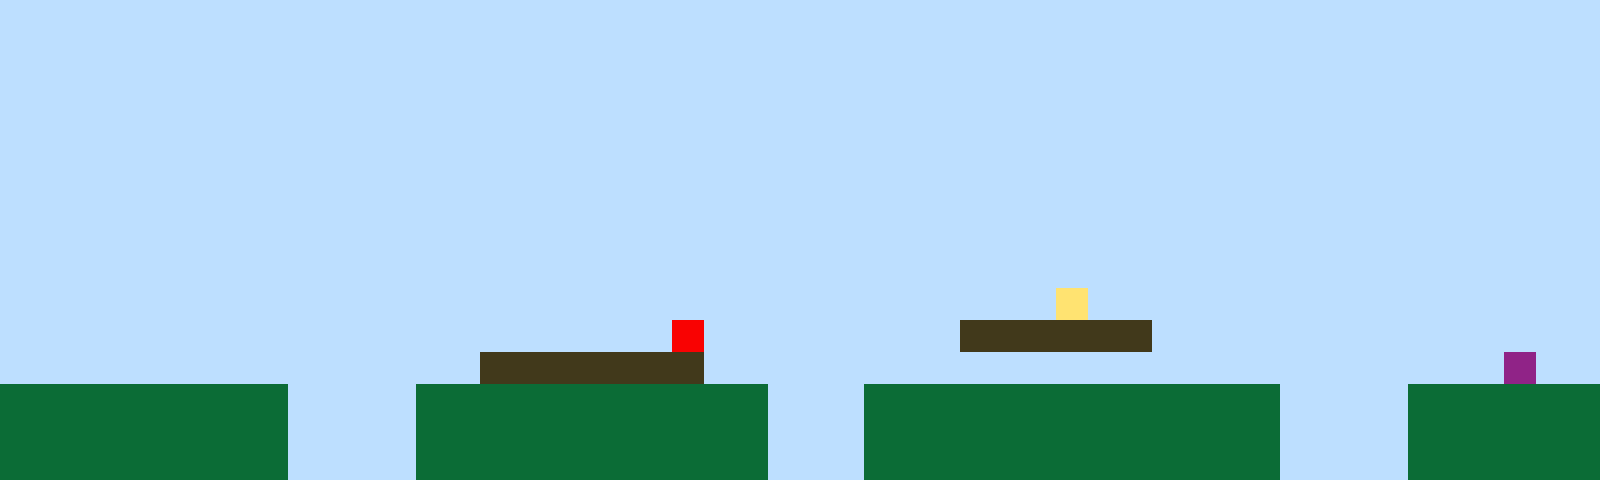

The image is a tile-based game level rendered from a .tmx file. Its description and complete source (layers, tilesets, objects, tile grids) follow:
An orthogonal 50x15 tile map with 32x32 px tiles, 1 tile layer (Tile Layer 1).

<map version="1.10" tiledversion="1.11.2" orientation="orthogonal" renderorder="right-up" width="50" height="15" tilewidth="32" tileheight="32" infinite="0" nextlayerid="2" nextobjectid="1"><editorsettings><export target="map1.csv" format="csv" /></editorsettings><tileset firstgid="1" name="sprites" tilewidth="32" tileheight="32" tilecount="6" columns="3"><image source="sprites.png" width="96" height="64" /></tileset><layer id="1" name="Tile Layer 1" width="50" height="15"><data encoding="csv">1,1,1,1,1,1,1,1,1,1,1,1,1,1,1,1,1,1,1,1,1,1,1,1,1,1,1,1,1,1,1,1,1,1,1,1,1,1,1,1,1,1,1,1,1,1,1,1,1,1,1,1,1,1,1,1,1,1,1,1,1,1,1,1,1,1,1,1,1,1,1,1,1,1,1,1,1,1,1,1,1,1,1,1,1,1,1,1,1,1,1,1,1,1,1,1,1,1,1,1,1,1,1,1,1,1,1,1,1,1,1,1,1,1,1,1,1,1,1,1,1,1,1,1,1,1,1,1,1,1,1,1,1,1,1,1,1,1,1,1,1,1,1,1,1,1,1,1,1,1,1,1,1,1,1,1,1,1,1,1,1,1,1,1,1,1,1,1,1,1,1,1,1,1,1,1,1,1,1,1,1,1,1,1,1,1,1,1,1,1,1,1,1,1,1,1,1,1,1,1,1,1,1,1,1,1,1,1,1,1,1,1,1,1,1,1,1,1,1,1,1,1,1,1,1,1,1,1,1,1,1,1,1,1,1,1,1,1,1,1,1,1,1,1,1,1,1,1,1,1,1,1,1,1,1,1,1,1,1,1,1,1,1,1,1,1,1,1,1,1,1,1,1,1,1,1,1,1,1,1,1,1,1,1,1,1,1,1,1,1,1,1,1,1,1,1,1,1,1,1,1,1,1,1,1,1,1,1,1,1,1,1,1,1,1,1,1,1,1,1,1,1,1,1,1,1,1,1,1,1,1,1,1,1,1,1,1,1,1,1,1,1,1,1,1,1,1,1,1,1,1,1,1,1,1,1,1,1,1,1,1,1,1,1,1,1,1,1,1,1,1,1,1,1,1,1,1,1,1,1,1,1,1,1,1,1,1,1,1,1,1,1,1,1,1,1,1,1,1,1,1,1,1,1,1,1,1,1,1,1,1,1,1,1,1,1,1,1,1,1,1,1,1,1,1,1,1,1,1,1,1,1,1,1,1,1,1,1,1,1,1,1,1,1,1,1,1,1,1,1,1,1,1,1,1,1,1,1,1,1,1,1,1,1,1,1,1,1,1,1,1,1,1,1,1,1,1,1,1,1,1,1,1,4,1,1,1,1,1,1,1,1,1,1,1,1,1,1,1,1,1,1,1,1,1,1,1,1,1,1,1,1,1,1,1,1,1,1,1,1,1,5,1,1,1,1,1,1,1,1,3,3,3,3,3,3,1,1,1,1,1,1,1,1,1,1,1,1,1,1,1,1,1,1,1,1,1,1,1,1,1,1,1,1,1,3,3,3,3,3,3,3,1,1,1,1,1,1,1,1,1,1,1,1,1,1,1,1,1,1,1,1,1,1,1,1,1,6,1,1,2,2,2,2,2,2,2,2,2,1,1,1,1,2,2,2,2,2,2,2,2,2,2,2,1,1,1,2,2,2,2,2,2,2,2,2,2,2,2,2,1,1,1,1,2,2,2,2,2,2,2,2,2,2,2,2,2,2,2,1,1,1,1,2,2,2,2,2,2,2,2,2,2,2,1,1,1,2,2,2,2,2,2,2,2,2,2,2,2,2,1,1,1,1,2,2,2,2,2,2,2,2,2,2,2,2,2,2,2,1,1,1,1,2,2,2,2,2,2,2,2,2,2,2,1,1,1,2,2,2,2,2,2,2,2,2,2,2,2,2,1,1,1,1,2,2,2,2,2,2</data></layer></map>
